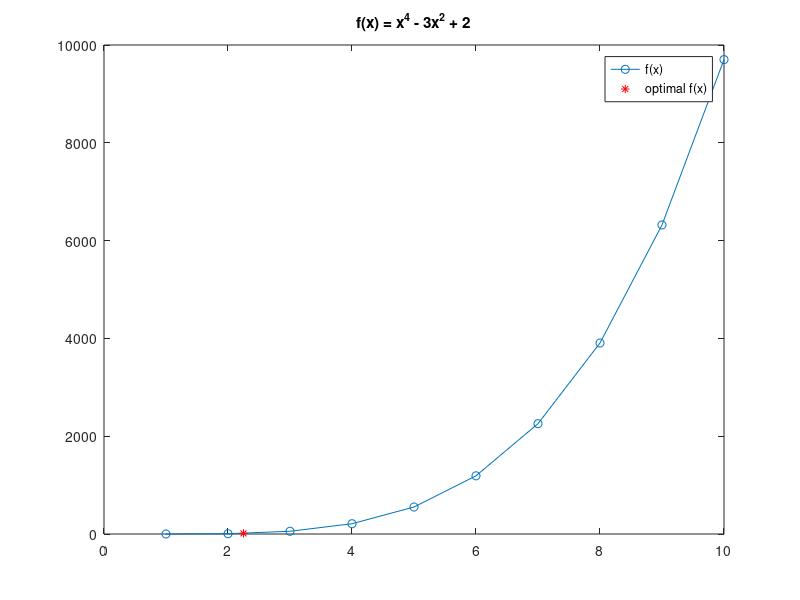

The MATLAB source for this figure:
% Start of script
%-------------------------------------------------------------------------%
close all;  clear all; clc; 

% Simulate
%-------------------------------------------------------------------------%   
x_old = 0; % The value does not matter as long as abs(x_new - x_old) > precision
x_new = 6; % The algorithm starts at x=6
gamma = 0.01; % step size
precision = 0.00001;

function y=f(x)
    y = x^4 - 3*x^2 + 2;
end
    
function y=df(x)
	y = 4 * x^3 - 9 * x^2;
end

while abs(x_new - x_old) > precision
	x_old = x_new;
	x_new = x_new - gamma * df(x_old);
end

fprintf('The local minimum occurs at %1.0f\n', x_new)

n = 10;
x = linspace(1, 10, n);
y = zeros(1,n);
for i =1:n
    y(i) = f(x(i));
end
 
figure(1)    
plot(x, y, 'o-', x_new, f(x_new), 'r*')
legend('f(x)','optimal f(x)')
title('f(x) = x^4 - 3x^2 + 2')
% savefig('gradient_descent.png')